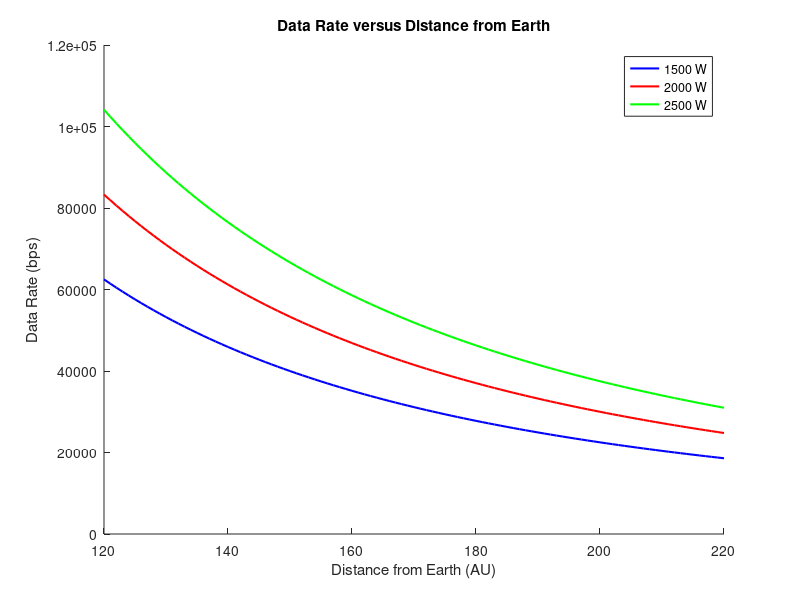

This chart was generated by the following MATLAB code:
%Author: Leila Yanni

diameter = 8.5; %antenna diameter in meters

eta = 0.55;
lambda_a = 299792458 / (32 * 10^9);
lambda_v = 299792458 / (8.4 * 10^9);

S_a_final = 123 * 1.496 * 10^11;
S_v = 130 * 1.496 * 10^11;

Gr_a = (pi^2 * diameter^2 * eta) / (lambda_a^2);
Gr_a = (pi^2 * diameter^2 * eta) / (lambda_a^2);
Gr_v = 10^(48/10); %gain of voyager

Ls_v = lambda_v^2 / (16 * pi^2 * S_v^2);
Rv = 160; %bps - data rate of voyager

data_rates_22 = [];
distances = [120:220];
for S_a = distances
    S_a = S_a * 1.496 * 10^11;
    Ls_a = lambda_a^2 / (16 * pi^2 * S_a^2);
    R = (Gr_a * Ls_a * Rv) / (Gr_v * Ls_v); %data rate
    data_rates_22 = [data_rates_22 R];
end

data_rates_1500 = data_rates_22 * 1500/22;
data_rates_2000 = data_rates_22 * 2000/22;
data_rates_2500 = data_rates_22 * 2500/22;

hold on
plot(distances, data_rates_1500, 'b', 'LineWidth', 1.5)
plot(distances, data_rates_2000, 'r', 'LineWidth', 1.5)
plot(distances, data_rates_2500, 'g', 'LineWidth', 1.5)
xlabel('Distance from Earth (AU)'); ylabel('Data Rate (bps)')
title('Data Rate versus Distance from Earth')
legend('1500 W', '2000 W', '2500 W')
